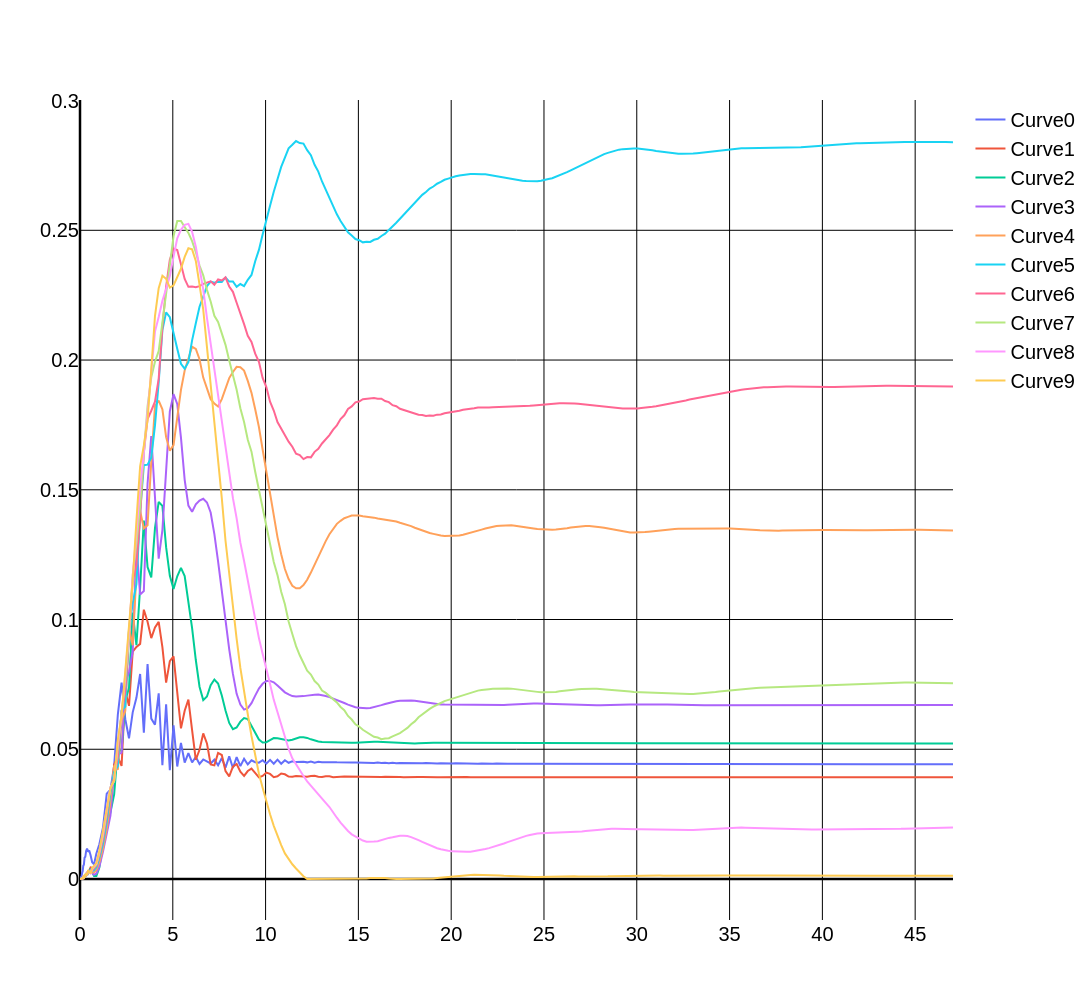

The notebook cell this image was saved under:
### Code cell
plt = PlotIt()
t = torch.arange(0, 5_000, step = 20)
S = O.oneBodyRenyiEntropy(t = t)
plt.extend_data(*(dict(x = O.dt.t[t], y = S[:,A] )for A in range(O.N)))
plt.show()

### Figure 1 — Plotly figure (JSON) as saved in the notebook; plotly's stock layout.template omitted (floating-point values rounded to 4 significant figures; data arrays with more than 128 entries replaced by an {"elided": "..."} marker saying what was removed)
{"data": [{"name": "Curve0", "type": "scatter", "x": {"elided": "250 float values"}, "xaxis": "x", "y": {"elided": "250 float values"}, "yaxis": "y"}, {"name": "Curve1", "type": "scatter", "x": {"elided": "250 float values"}, "xaxis": "x", "y": {"elided": "250 float values"}, "yaxis": "y"}, {"name": "Curve2", "type": "scatter", "x": {"elided": "250 float values"}, "xaxis": "x", "y": {"elided": "250 float values"}, "yaxis": "y"}, {"name": "Curve3", "type": "scatter", "x": {"elided": "250 float values"}, "xaxis": "x", "y": {"elided": "250 float values"}, "yaxis": "y"}, {"name": "Curve4", "type": "scatter", "x": {"elided": "250 float values"}, "xaxis": "x", "y": {"elided": "250 float values"}, "yaxis": "y"}, {"name": "Curve5", "type": "scatter", "x": {"elided": "250 float values"}, "xaxis": "x", "y": {"elided": "250 float values"}, "yaxis": "y"}, {"name": "Curve6", "type": "scatter", "x": {"elided": "250 float values"}, "xaxis": "x", "y": {"elided": "250 float values"}, "yaxis": "y"}, {"name": "Curve7", "type": "scatter", "x": {"elided": "250 float values"}, "xaxis": "x", "y": {"elided": "250 float values"}, "yaxis": "y"}, {"name": "Curve8", "type": "scatter", "x": {"elided": "250 float values"}, "xaxis": "x", "y": {"elided": "250 float values"}, "yaxis": "y"}, {"name": "Curve9", "type": "scatter", "x": {"elided": "250 float values"}, "xaxis": "x", "y": {"elided": "250 float values"}, "yaxis": "y"}], "layout": {"font": {"color": "black", "family": "Arial, sans-serif", "size": 20}, "height": 1000, "hoverlabel": {"bgcolor": "white", "bordercolor": "black", "font": {"color": "black", "family": "Arial", "size": 14}}, "paper_bgcolor": "rgba(0,0,0,0)", "plot_bgcolor": "white", "title": {"font": {"color": "black", "family": "Arial, sans-serif", "size": 30}}, "width": 2000, "xaxis": {"anchor": "y", "domain": [0, 1], "gridcolor": "black", "showgrid": true, "tickcolor": "black", "tickfont": {"color": "black", "family": "Arial, sans-serif", "size": 20}, "title": {"font": {"color": "black", "family": "Arial, sans-serif", "size": 25}}, "zeroline": true, "zerolinecolor": "black", "zerolinewidth": 2.5}, "yaxis": {"anchor": "x", "domain": [0, 1], "gridcolor": "black", "showgrid": true, "tickcolor": "black", "tickfont": {"color": "black", "family": "Arial, sans-serif", "size": 20}, "title": {"font": {"color": "black", "family": "Arial, sans-serif", "size": 25}}, "zeroline": true, "zerolinecolor": "black", "zerolinewidth": 2.5}}}
